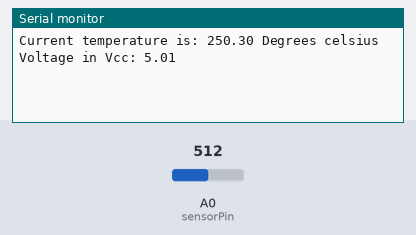
A sketch run on a simulated Arduino Uno, built with avr-gcc and run on an emulated ATmega328P. Shown: the last lines printed to the serial monitor. Inputs (shaded band) come from the test bench; at power-on: A0 (sensorPin) = 512.

Above: at 1.8 s.
1.9 s: A0 (sensorPin) set to 716
At 2.6 s:
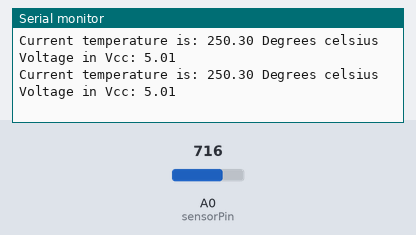
3.4 s: A0 (sensorPin) set to 900
At 4.5 s:
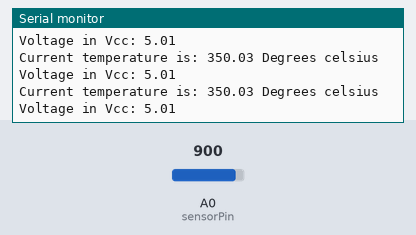
Timing chart, 0 to 6.4 s (numbered marks = the images above; inputs shaded):
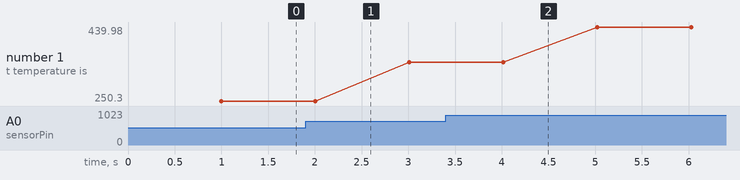

The sketch:

tempsensortest.ino
```cpp
int sensorPin = A0;
int sensorValue = 0;

void setup() {
  Serial.begin(9600);
}

void loop() {
  // read the value from the sensor:
  sensorValue = analogRead(sensorPin);
  delay(1000); // Display value every 1 second.
  Serial.print("Current temperature is: ");
  Serial.print((readVcc()/1000.0)*sensorValue*100.0/1024); // Analog resolution is 1024.
  Serial.print(" Degrees celsius");
  Serial.println("");
  Serial.print("Voltage in Vcc: ");
  Serial.print(readVcc()/1000.0); // Convert from mV to V.
  Serial.println("");
}
long readVcc() { // Arduino has integrated voltage monitoring. For more accurate temp
  long result;   // readings real voltage is used instead of 5.0V.
  // Read 1.1V reference against AVcc
  ADMUX = _BV(REFS0) | _BV(MUX3) | _BV(MUX2) | _BV(MUX1);
  delay(2); // Wait for Vref to settle
  ADCSRA |= _BV(ADSC); // Convert
  while (bit_is_set(ADCSRA,ADSC));
  result = ADCL;
  result |= ADCH<<8;
  result = 1126400L / result; // Back-calculate AVcc in mV
  return result;
}
```

Measured:
- plotted number 1: 250.3 → 350.03 after the input at 1.9 s, 350.03 → 439.98 after the input at 3.4 s
